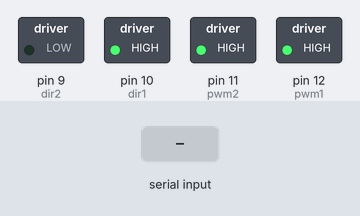
Bench run of a sketch on a simulated Arduino Uno, built with avr-gcc and run on an emulated ATmega328P. Parts: switched loads named in the sketch (green lamp = pin HIGH). The inputs (shaded band) are chosen by the test bench.

Above: at 1.3 s.
1.4 s: "l" received over Serial
At 2.6 s:
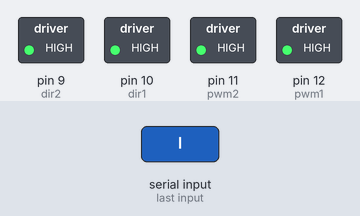
2.9 s: "r" received over Serial
At 3.7 s:
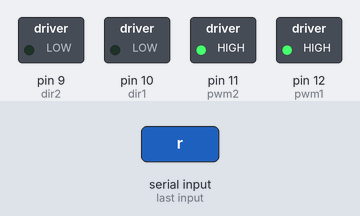
4.4 s: "d" received over Serial
At 4.9 s:
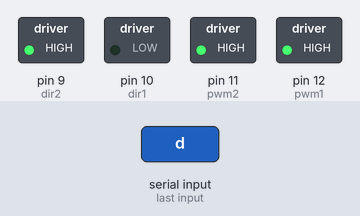
5.9 s: "s" received over Serial
At 7.1 s:
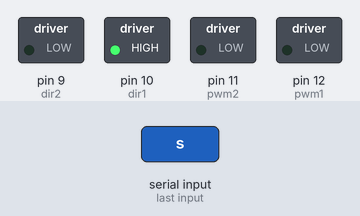
7.4 s: "u" received over Serial
At 8.4 s:
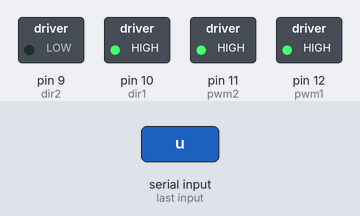
Timing chart, 0 to 9.9 s (numbered marks = the images above; inputs shaded):
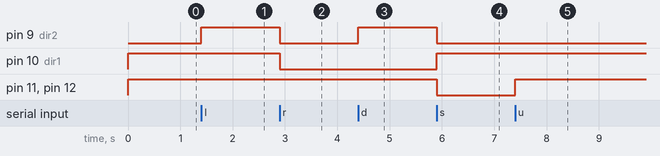

Measured:
- after the input at 1.4 s, pin 9 (dir2): LOW → HIGH at once
- after the input at 2.9 s, pin 9 (dir2), pin 10 (dir1): HIGH → LOW at once
- after the input at 4.4 s, pin 9 (dir2): LOW → HIGH at once
- after the input at 5.9 s, pin 9 (dir2), pin 11 (pwm2), pin 12 (pwm1): HIGH → LOW at once; pin 10 (dir1): LOW → HIGH at once
- after the input at 7.4 s, pin 11 (pwm2), pin 12 (pwm1): LOW → HIGH at once

The sketch:

Interfacing_With_Bluetooth.ino
```cpp
#define dir1 10
#define dir2 9
#define pwm1 12
#define pwm2 11
#define max_speed 255
char input_BT;
void setup()
{
  Serial.begin(9600);
  pinMode(dir1 , OUTPUT);
  pinMode(dir2 , OUTPUT);
  pinMode(pwm1 , OUTPUT);
  pinMode(pwm2 , OUTPUT);
  digitalWrite(dir1, HIGH);
  digitalWrite(dir2, LOW);
  analogWrite(pwm1, max_speed);
  analogWrite(pwm2, max_speed);
  delay(100);
}
void moveForward()
{
  digitalWrite(dir1, HIGH);
  digitalWrite(dir2, LOW);
  analogWrite(pwm1, max_speed);
  analogWrite(pwm2, max_speed);

}
void moveLeft()
{
  digitalWrite(dir1, HIGH);
  digitalWrite(dir2, HIGH);
  analogWrite(pwm1, max_speed);
  analogWrite(pwm2, max_speed);
}
void moveRight()
{
  digitalWrite(dir1, LOW);
  digitalWrite(dir2, LOW);
  analogWrite(pwm1, max_speed);
  analogWrite(pwm2, max_speed);
}
void robot_Stop()
{
  digitalWrite(dir1, HIGH);
  digitalWrite(dir2, LOW);
  analogWrite(pwm1, 0);
  analogWrite(pwm2, 0);
}
void moveBackward()
{
  digitalWrite(dir1, LOW);
  digitalWrite(dir2, HIGH);
  analogWrite(pwm1, max_speed);
  analogWrite(pwm2, max_speed);
}
void loop()
{
  if (Serial.available() > 0)
  {
    input_BT = Serial.read();
  }

  switch (input_BT)
  {
    case 'u': // forward
      moveForward();
      break;
    case 'l':
      moveLeft();
      break ;
    case 'r':
      moveRight();
      break ;
    case 'd':
      moveBackward();
      break ;
    case 's':
      robot_Stop();
      break ;
  }
}
```
